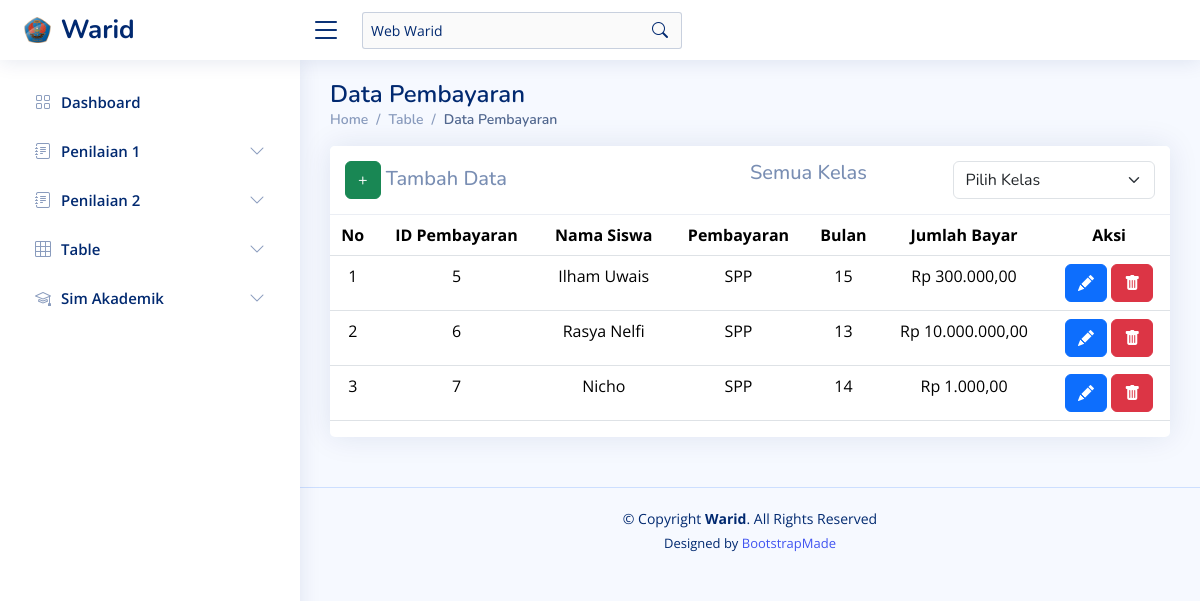
Page /?page=pembayaran_siswa on the earlier database version.
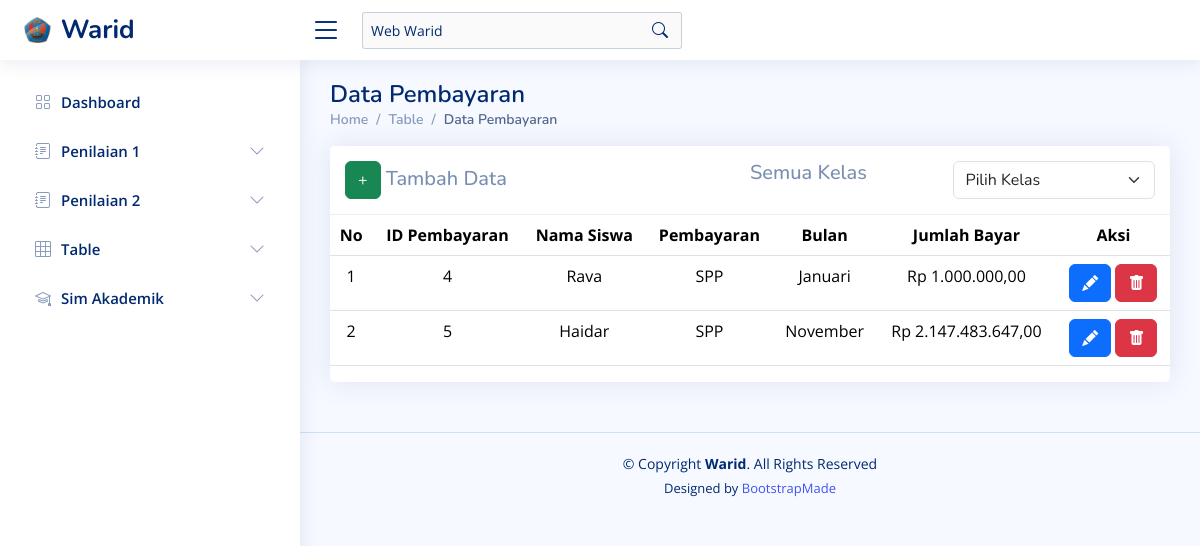
Same page on the later database version.
### tables this page shows
CREATE TABLE `pembayaran_siswa` (
  `id_pembayaran_siswa` int(10) NOT NULL,
  `id_siswa` int(10) NOT NULL,
  `pembayaran` varchar(10) NOT NULL,
  `bulan` varchar(20) NOT NULL,
  `jumlah_bayar` int(10) NOT NULL
);

CREATE TABLE `siswa` (
  `id_siswa` int(11) NOT NULL,
  `nama_siswa` varchar(255) NOT NULL,
  `kelas` varchar(10) NOT NULL
);

### assets/components/sim_akademik_warid/pembayaran.php (the view, shortened to what this page needs)
<?php
$pageName = 'pembayaran_siswa';
?>
<main id="main" class="main">
    <div class="pagetitle">
        <h1>Data Pembayaran</h1>
        <nav>
            <ol class="breadcrumb">
                <li class="breadcrumb-item"><a href="?page=dashboard">Home</a></li>
                <li class="breadcrumb-item">Table</li>
                <li class="breadcrumb-item active">Data Pembayaran</li>
            </ol>
        </nav>
    </div>
    <?php
    if (isset($_POST['kelas_siswa'])) {
        $kelas_siswa = $_POST['kelas_siswa'];
        if ($kelas_siswa == "Semua Kelas") {
            $kelas_query = "";
            $kelas_query_join = " ";
        } else {
            $kelas_query = "WHERE kelas ='$kelas_siswa'";
            $kelas_query_join = "WHERE siswa.kelas ='$kelas_siswa'";
        }
    } else {
        $kelas_siswa = "Semua Kelas";
        $kelas_query_join = " ";
    }
    ?>
    <section class="section">
        <div class="row">
            <div class="col-lg-12">
                <div class="card">
                    <h5 class="card-header d-flex"">
                        <span class=" col-sm-6"><a href="?page=<?php echo $pageName ?>&alert=add_data&kelas_siswa=<?php echo $kelas_siswa; ?>" class="btn btn-success">+</a> Tambah Data</span>
                        <span class="col-sm-3"><?php echo $kelas_siswa; ?></span>
                        <form class="col-sm-3" action="?page=<?php echo $pageName ?>" method="post">
                            <select class="form-select" name="kelas_siswa" id="kelas_siswa" onchange="this.form.submit()">
                                <option value="Belum Memilih">Pilih Kelas</option>
                            </select>
                        </form>
                    </h5>
                    <div class="table-responsive text-nowrap">
                        <table class="table" style="text-align:center">
                            <thead>
                                <tr>
                                    <th>No</th>
                                    <th>ID Pembayaran</th>
                                    <th>Nama Siswa</th>
                                    <th>Pembayaran</th>
                                    <th>Bulan</th>
                                    <th>Jumlah Bayar</th>
                                    <th>Aksi</th>
                                </tr>
                            </thead>
                            <tbody class="table-border-bottom-0">
                                <?php
                                $no = 1;
                                $result = mysqli_query($koneksi1, "SELECT pembayaran_siswa.*, siswa.nama_siswa FROM pembayaran_siswa INNER JOIN siswa ON pembayaran_siswa.id_siswa = siswa.id_siswa $kelas_query_join");
                                while ($data = mysqli_fetch_assoc($result)) {
                                ?>
                                    <tr>
                                        <td><?php echo $no++; ?></td>
                                        <td><?php echo $data['id_pembayaran_siswa']; ?></td>
                                        <td><?php echo $data['nama_siswa']; ?></td>
                                        <td><?php echo $data['pembayaran']; ?></td>
                                        <td><?php echo $data['bulan']; ?></td>
                                        <td><?php echo "Rp " . number_format(($data['jumlah_bayar']), 2, ",", "."); ?></td>
                                        <td>
                                            <a href="?page=<?php echo $pageName ?>&alert=EditData&id_pembayaran_siswa=<?php echo $data['id_pembayaran_siswa']; ?>" class="btn btn-primary"><i class="bi bi-pencil-fill" style="color: white;"></i></a>
                                            <a href="?page=<?php echo $pageName ?>&alert=ConfirmationDeleteSim&pageName=<?php echo $pageName ?>&id=<?php echo $data['id_pembayaran_siswa']; ?>" class="btn btn-danger"><i class="bi bi-trash-fill" style="color: white;"></i></a>
                                        </td>
                                    </tr><?php } ?>
                            </tbody>
                        </table>
                    </div>
                </div>
            </div>
        </div>
    </section>
</main>

### index.php (shortened to what this page needs)
<!DOCTYPE html>
<html lang="en">
<head>
  <link href="assets/vendor/bootstrap/css/bootstrap.min.css" rel="stylesheet">
  <link href="assets/vendor/bootstrap-icons/bootstrap-icons.css" rel="stylesheet">
  <link href="assets/vendor/boxicons/css/boxicons.min.css" rel="stylesheet">
  <link href="assets/vendor/quill/quill.snow.css" rel="stylesheet">
  <link href="assets/vendor/quill/quill.bubble.css" rel="stylesheet">
  <link href="assets/vendor/remixicon/remixicon.css" rel="stylesheet">
  <link href="assets/vendor/simple-datatables/style.css" rel="stylesheet">
  <link href="assets/css/style.css" rel="stylesheet">
</head>
<body>
  <?php
  include "assets/components/koneksi.php";
  ?>
  <?php include 'assets/components/header.php'; ?>
  <?php
    $dashboard_sidebar = "collapsed";
  ?>
  <?php
  if (!isset($_GET['page'])) {
    $page = 'dashboard';
  } else {
    $page = $_GET['page'];
  }
  switch ($page) {
    case 'pembayaran_siswa':
      include 'assets/components/sim_akademik_warid/pembayaran.php';
      break;
  }
  ?>
  <?php include "assets/components/sidebar.php"; ?>
  <?php include 'assets/components/footer.php' ?>
</body>
</html>

### assets/components/header.php (shortened to what this page needs)
<header id="header" class="header fixed-top d-flex align-items-center">
    <div class="d-flex align-items-center justify-content-between">
      <a href="?page=dashboard" class="logo d-flex align-items-center">
        <img src="assets/img/logo.png" alt="">
        <span class="d-none d-lg-block">Warid</span>
      </a>
      <i class="bi bi-list toggle-sidebar-btn"></i>
    </div>
    <div class="search-bar">
      <div class="search-form d-flex align-items-center">
        <input type="text" name="query" placeholder="Web Warid" title="Web Warid" value="Web Warid" disabled>
        <button><i class="bi bi-search"></i></button>
      </div>
    </div>
  </header>

### assets/components/sidebar.php (shortened to what this page needs)
<aside id="sidebar" class="sidebar">
  <ul class="sidebar-nav" id="sidebar-nav">
    <li class="nav-item">
      <a class="nav-link <?php echo $dashboard_sidebar; ?>" href="index.php">
        <i class="bi bi-grid"></i>
        <span>Dashboard</span>
      </a>
    </li>
    <li class="nav-item">
      <a class="nav-link collapsed" data-bs-target="#penilaian-1" data-bs-toggle="collapse" href="#">
        <i class="bi bi-journal-text"></i><span>Penilaian 1</span><i class="bi bi-chevron-down ms-auto"></i>
      </a>
    </li>
    <li class="nav-item">
      <a class="nav-link collapsed" data-bs-target="#penilaian-2" data-bs-toggle="collapse" href="#">
        <i class="bi bi-journal-text"></i><span>Penilaian 2</span><i class="bi bi-chevron-down ms-auto"></i>
      </a>
    </li>
    <li class="nav-item">
      <a class="nav-link collapsed" data-bs-target="#table-view" data-bs-toggle="collapse" href="#">
        <i class="bi bi-grid-3x3"></i><span>Table</span><i class="bi bi-chevron-down ms-auto"></i>
      </a>
    </li>
    <li class="nav-item">
      <a class="nav-link collapsed" data-bs-target="#sim_akademik" data-bs-toggle="collapse" href="#">
        <i class="bi bi-mortarboard"></i><span>Sim Akademik</span><i class="bi bi-chevron-down ms-auto"></i>
      </a>
    </li>
  </ul>
</aside>

### assets/components/footer.php
<footer id="footer" class="footer">
    <div class="copyright">
      &copy; Copyright <strong><span>Warid</span></strong>. All Rights Reserved
    </div>
    <div class="credits">
      Designed by <a href="https://bootstrapmade.com/">BootstrapMade</a>
    </div>
</footer>

### assets/css/style.css (style rules this page uses)
:root { scroll-behavior: smooth; }
body { font-family: "Open Sans", sans-serif; background: #f6f9ff; color: #444444; }
a { color: #4154f1; text-decoration: none; }
h1, h2, h3, h4, h5, h6 { font-family: "Nunito", sans-serif; }
#main { margin-top: 60px; padding: 20px 30px; transition: all 0.3s; }
.pagetitle { margin-bottom: 10px; }
.pagetitle h1 { font-size: 24px; margin-bottom: 0; font-weight: 600; color: #012970; }
.card { margin-bottom: 30px; border: none; border-radius: 5px; box-shadow: 0px 0 30px rgba(1, 41, 112, 0.1); }
.card-header, .card-footer { border-color: #ebeef4; background-color: #fff; color: #798eb3; padding: 15px; }
.breadcrumb { font-size: 14px; font-family: "Nunito", sans-serif; color: #899bbd; font-weight: 600; }
.breadcrumb a { color: #899bbd; transition: 0.3s; }
.breadcrumb .breadcrumb-item::before { color: #899bbd; }
.breadcrumb .active { color: #51678f; font-weight: 600; }
.logo { line-height: 1; }
@media (min-width: 1200px) { .logo { width: 280px; } }
.logo img { max-height: 26px; margin-right: 6px; }
.logo span { font-size: 26px; font-weight: 700; color: #012970; font-family: "Nunito", sans-serif; }
.header { transition: all 0.5s; z-index: 997; height: 60px; box-shadow: 0px 2px 20px rgba(1, 41, 112, 0.1); background-color: #fff; padding-left: 20px; }
.header .toggle-sidebar-btn { font-size: 32px; padding-left: 10px; cursor: pointer; color: #012970; }
.header .search-bar { min-width: 360px; padding: 0 20px; }
.header .search-form { width: 100%; }
.header .search-form input { border: 0; font-size: 14px; color: #012970; border: 1px solid rgba(1, 41, 112, 0.2); padding: 7px 38px 7px 8px; border-radius: 3px; transition: 0.3s; width: 100%; }
.header .search-form button { border: 0; padding: 0; margin-left: -30px; background: none; }
.header .search-form button i { color: #012970; }
.sidebar { position: fixed; top: 60px; left: 0; bottom: 0; width: 300px; z-index: 996; transition: all 0.3s; padding: 20px; overflow-y: auto; scrollbar-width: thin; scrollbar-color: #aab7cf transparent; box-shadow: 0px 0px 20px rgba(1, 41, 112, 0.1); background-color: #fff; }
@media (min-width: 1200px) { #main, #footer { margin-left: 300px; } }
.sidebar-nav { padding: 0; margin: 0; list-style: none; }
.sidebar-nav li { padding: 0; margin: 0; list-style: none; }
.sidebar-nav .nav-item { margin-bottom: 5px; }
.sidebar-nav .nav-link { display: flex; align-items: center; font-size: 15px; font-weight: 600; color: #4154f1; transition: 0.3; background: #f6f9ff; padding: 10px 15px; border-radius: 4px; }
.sidebar-nav .nav-link i { font-size: 16px; margin-right: 10px; color: #4154f1; }
.sidebar-nav .nav-link.collapsed { color: #012970; background: #fff; }
.sidebar-nav .nav-link.collapsed i { color: #899bbd; }
.sidebar-nav .nav-link .bi-chevron-down { margin-right: 0; transition: transform 0.2s ease-in-out; }
.footer { padding: 20px 0; font-size: 14px; transition: all 0.3s; border-top: 1px solid #cddfff; }
.footer .copyright { text-align: center; color: #012970; }
.footer .credits { padding-top: 5px; text-align: center; font-size: 13px; color: #012970; }

Differences in the rows shown:
removed pembayaran_siswa: id_pembayaran_siswa "6", id_siswa.nama_siswa "Rasya Nelfi", pembayaran "SPP", bulan "13", jumlah_bayar "10.000.000,00"
removed pembayaran_siswa: id_pembayaran_siswa "7", id_siswa.nama_siswa "Nicho", pembayaran "SPP", bulan "14", jumlah_bayar "1.000,00"
added pembayaran_siswa: id_pembayaran_siswa "4", id_siswa.nama_siswa "Rava", pembayaran "SPP", bulan "Januari", jumlah_bayar "1.000.000,00"
changed pembayaran_siswa id 5: id_siswa.nama_siswa "Ilham Uwais" → "Haidar"; bulan "15" → "November"; jumlah_bayar "300.000,00" → "2.147.483.647,00"
